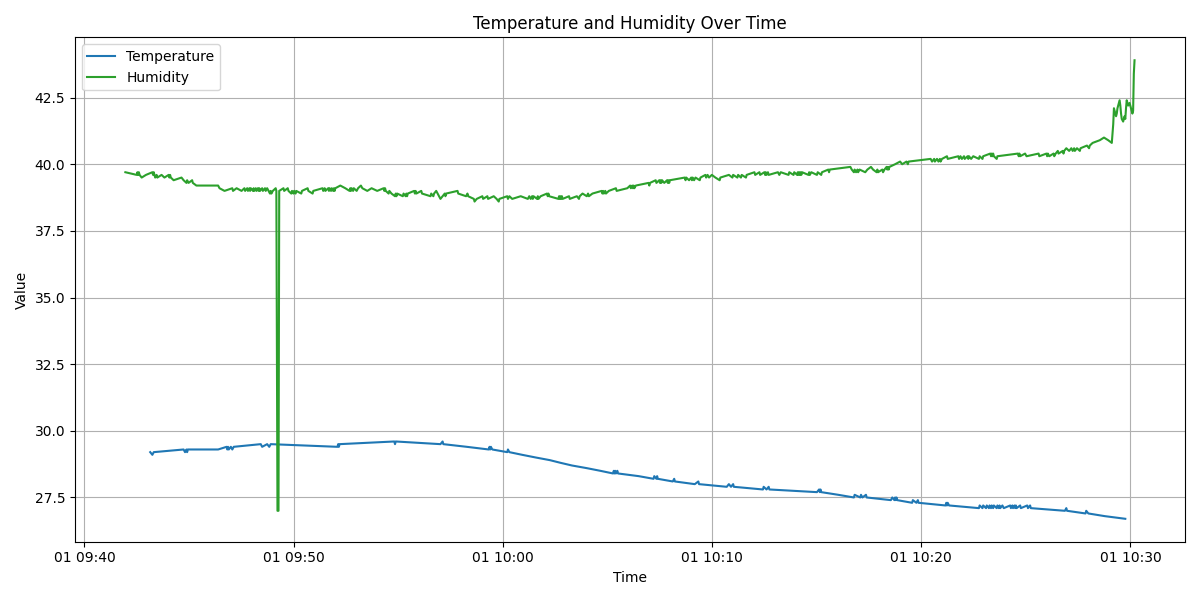

Write Python code to recreate this figure.
import pandas as pd
import matplotlib.pyplot as plt

# Load and prepare humidity data
humidity_data = pd.read_csv('DHT_22-humidity.csv')
humidity_data['time'] = pd.to_datetime(humidity_data['time'])

# Load and prepare temperature data
temperature_data = pd.read_csv('DHT_22-temperature.csv')
temperature_data['time'] = pd.to_datetime(temperature_data['time'])

# Create a combined plot
plt.figure(figsize=(12, 6))

# Plot temperature data
plt.plot(temperature_data['time'], temperature_data['value'], label='Temperature', color='tab:blue')

# Plot humidity data
plt.plot(humidity_data['time'], humidity_data['value'], label='Humidity', color='tab:green')

# Add labels and title
plt.xlabel('Time')
plt.ylabel('Value')
plt.title('Temperature and Humidity Over Time')
plt.legend()
plt.grid(True)
plt.tight_layout()
plt.savefig('combined_plot.png')  # Save the combined plot
plt.show()
